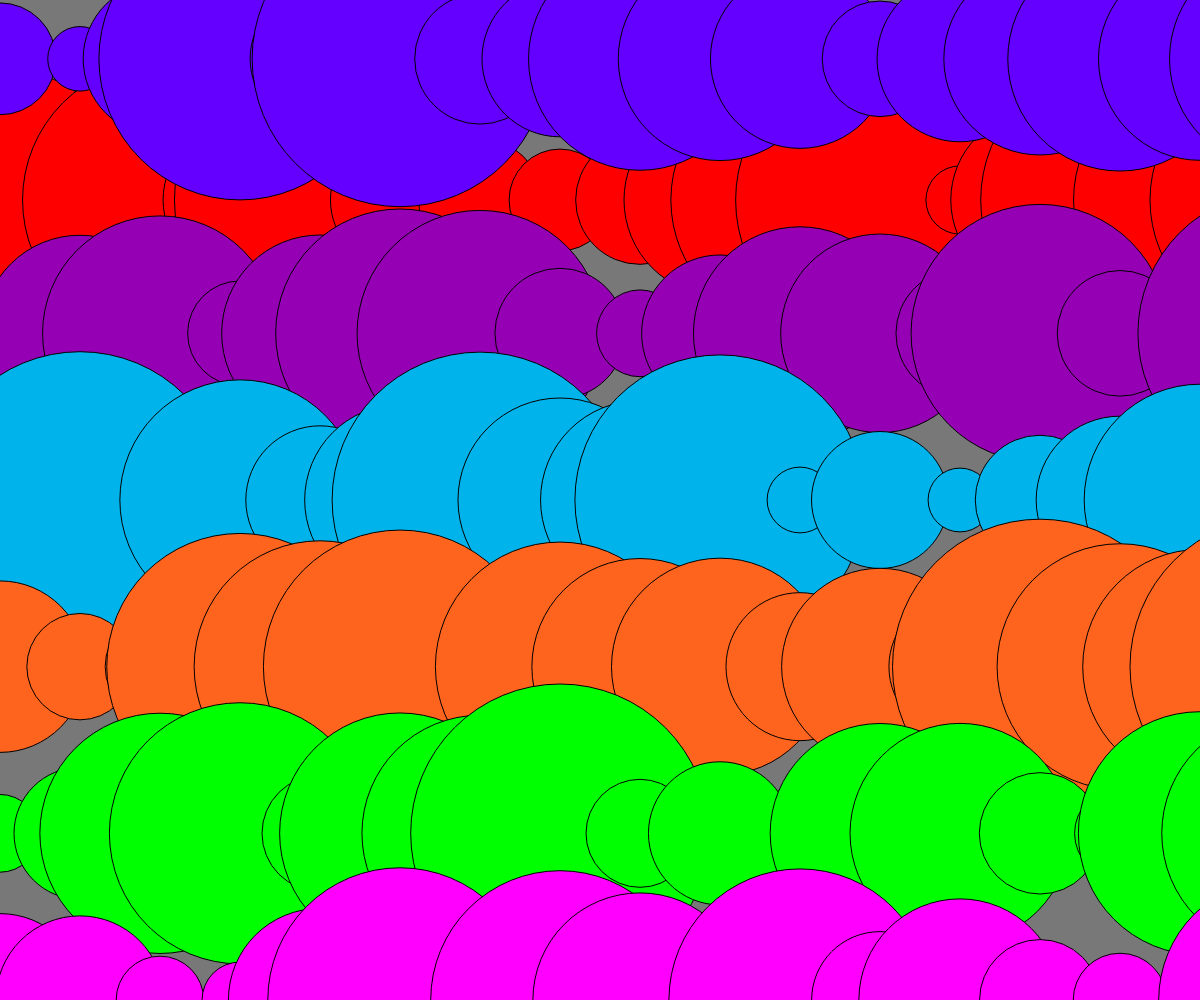
Frame 1 (no input)
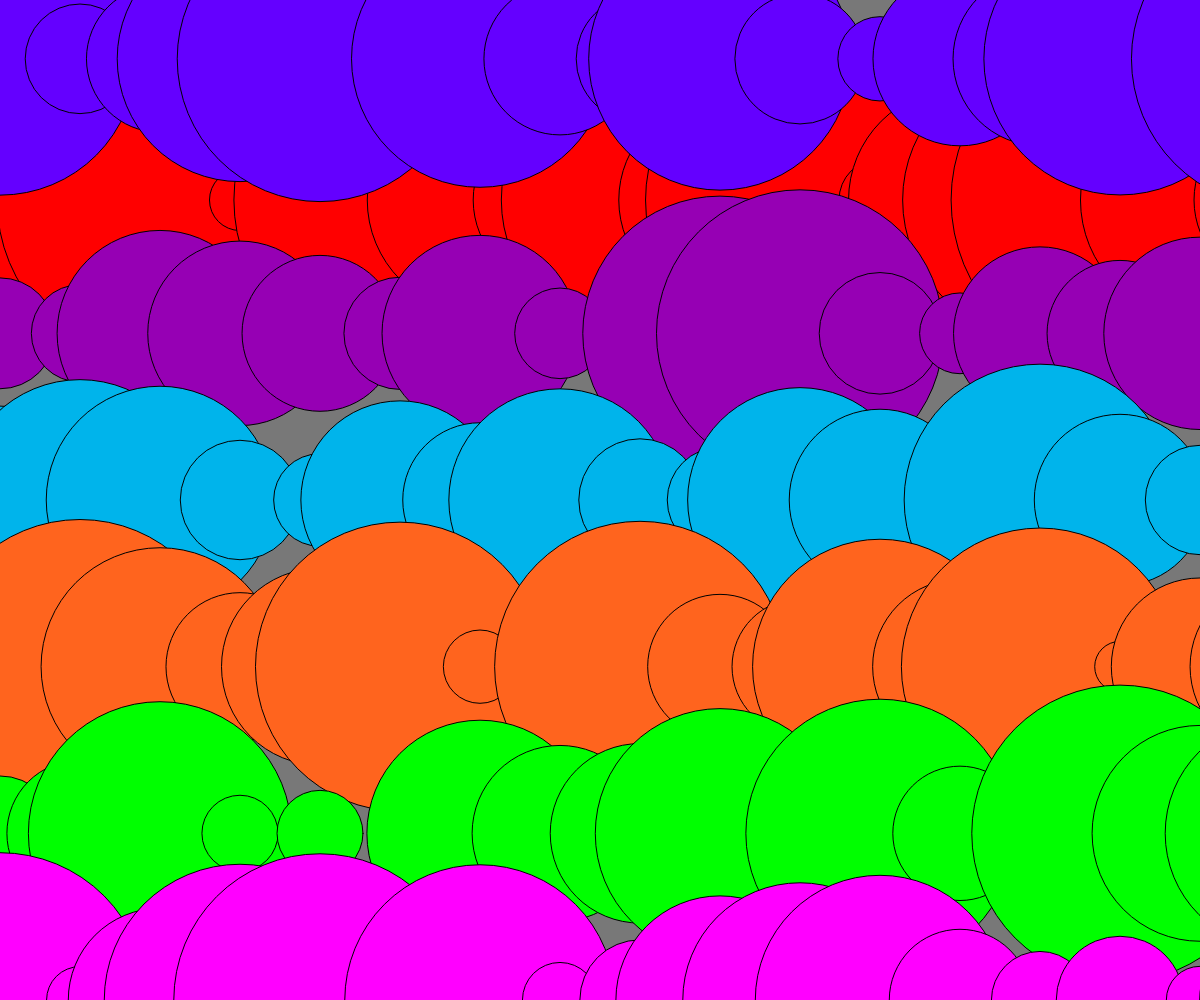
Frame 60 (no input)
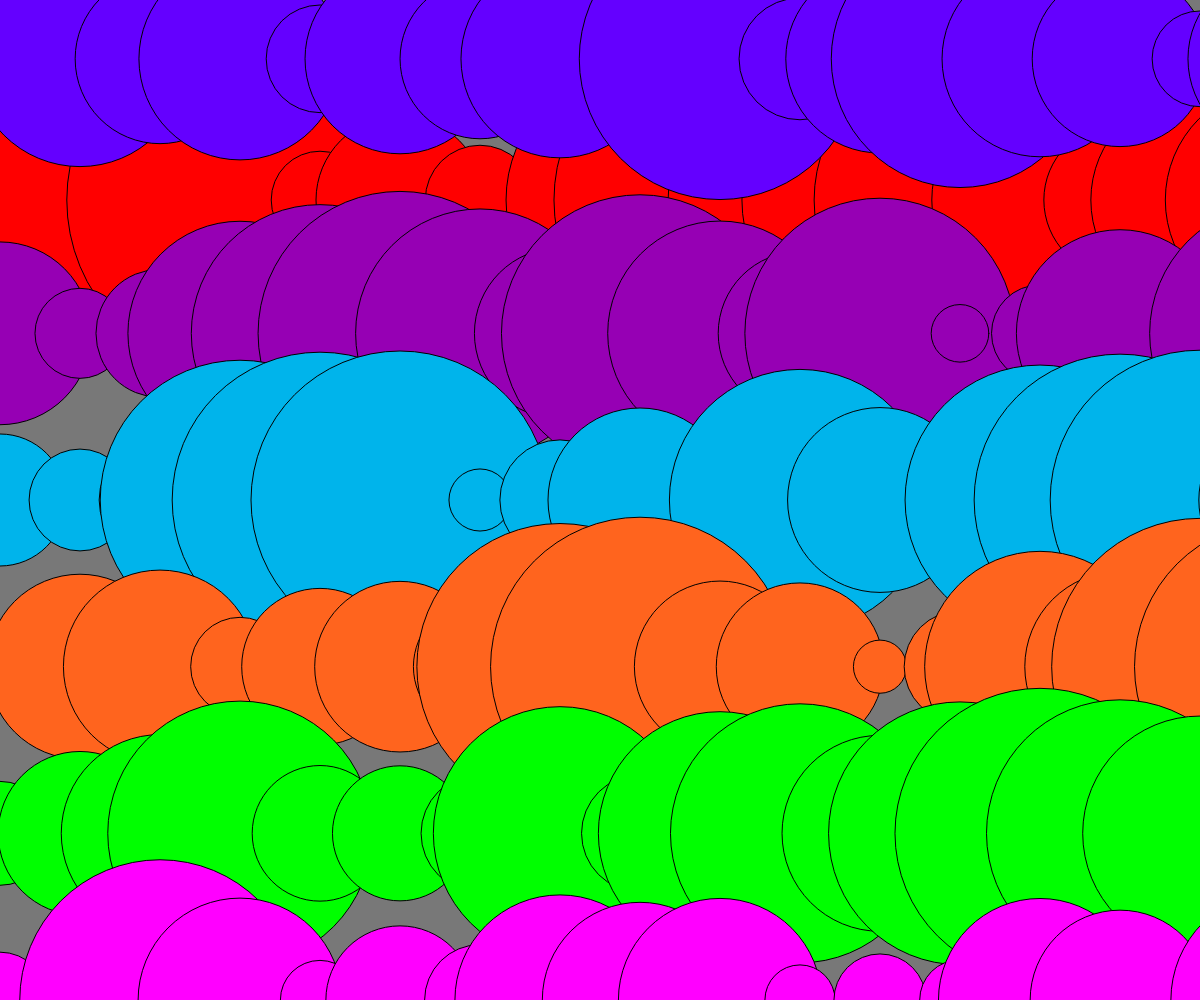
Frame 120 (the mouse pressed at the canvas centre since frame 60)

The p5.js sketch that drew these frames (run headless with seeded random() and noise() and a simulated clock; from frame 60 on, the mouse is pressed at the canvas centre):

// p5.js sketch
// ── sketch.js
let ellipseX;
let ellipseDir;
function setup () {
    createCanvas(windowWidth, windowHeight);
    ellipseX = 0;
    ellipseDir = 1;

}

function draw() {
background(120);

let spacing = width / 15; // Spread 100 ellipses across the width

for(let n = 0; n < 100; n++){
    fill(255,0,0);
    
    let x = n * spacing;
    ellipse(x, height/5, random(50,350));
}
for(let n = 0; n < 100; n++){
    fill(100,0,300);
    
    let x = n * spacing;
    ellipse(x, height/17, random(50,300));
}
for(let n = 0; n < 100; n++){
    fill(150,0,180);
    let x = n * spacing;
    ellipse(x, height/3, random(50,300));
}
for(let n = 0; n < 100; n++){
    fill(0,180,235);
    let x = n * spacing;
    ellipse(x, height/2, random(50,300));
}
for(let n = 0; n < 100; n++){
    fill(300,100,30);
    let x = n * spacing;
    ellipse(x, height/1.5, random(50,300));
}
for(let n = 0; n < 100; n++){
    fill(0,255,0);
    let x = n * spacing;
    ellipse(x, height/1.2, random(50,300));
}
for(let n = 0; n < 100; n++){
    fill(255,0,255);
    let x = n * spacing;
    ellipse(x, height/1, random(50,300));
}
}
